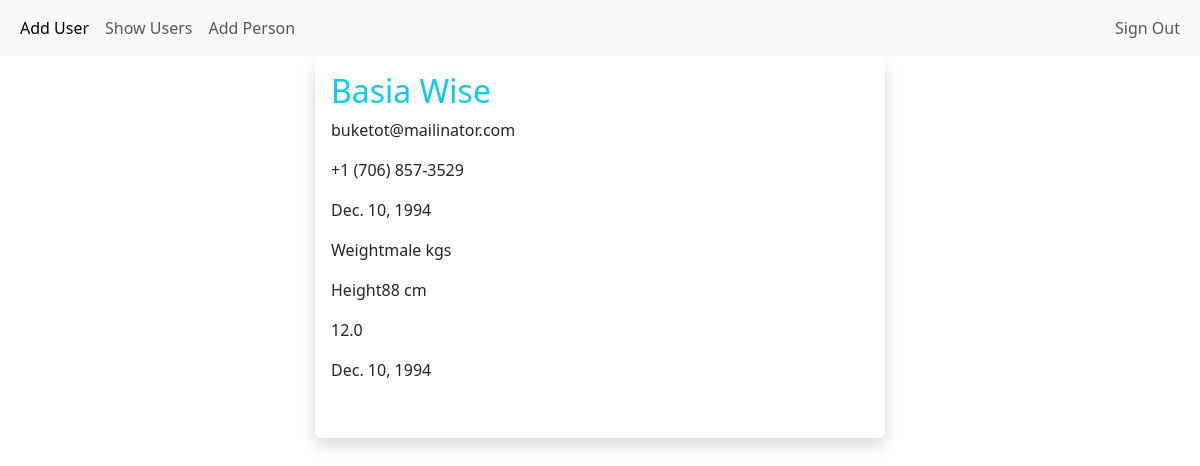
The app's page /details/1 (signed in) with its own data.
### app_101/models.py (models this page shows)
class Person(models.Model):
    id = models.AutoField(primary_key=True)
    name = models.CharField(max_length=50)
    email = models.EmailField(max_length=50, unique=True)
    phone = models.CharField(max_length=20, unique=True)
    dob = models.DateField()
    weight = models.IntegerField(default=0)
    height = models.FloatField(default=1.6)
    gender = models.CharField(max_length=10, default="Male")
    salary=models.IntegerField(default=0)
    profile_pic=models.ImageField(upload_to="profile_pics", default="profile_pics/default.jpg")
    class Meta:
        db_table = 'people'

### app_101/views.py (the view)
# urls.py: path('details/<int:id>', views.details, name='details-page'),
@login_required
def details(request, id):
    person = Person.objects.get(id=id)
    return render(request, 'details.html', {'person': person})

### templates/details.html (shortened to what this page needs)
{% extends "master.html" %}
{% block content %}
    <div class="container">
        <div class="row justify-content-center">
            <div class="col-sm-6 shadow p-3 mb-5 bg-white rounded ">
                <h2 class="text-info">{{ person.name }}</h2>
                <p class="">{{ person.email }}</p>
                <p>{{ person.phone }}</p>
                <p>{{ person.dob }}</p>
                <p>Weight{{ person.gender }} kgs</p>
                <p>Height{{ person.weight }} cm</p>
                <p>{{ person.height }}</p>
                <p>{{ person.dob }}</p>
            </div>
        </div>
    </div>
{% endblock %}

### records on screen
Person: name "Basia Wise", email "buketot@mailinator.com", phone "+1 (706) 857-3529", dob "Dec. 10, 1994", gender "male", weight "88", height "12.0"
